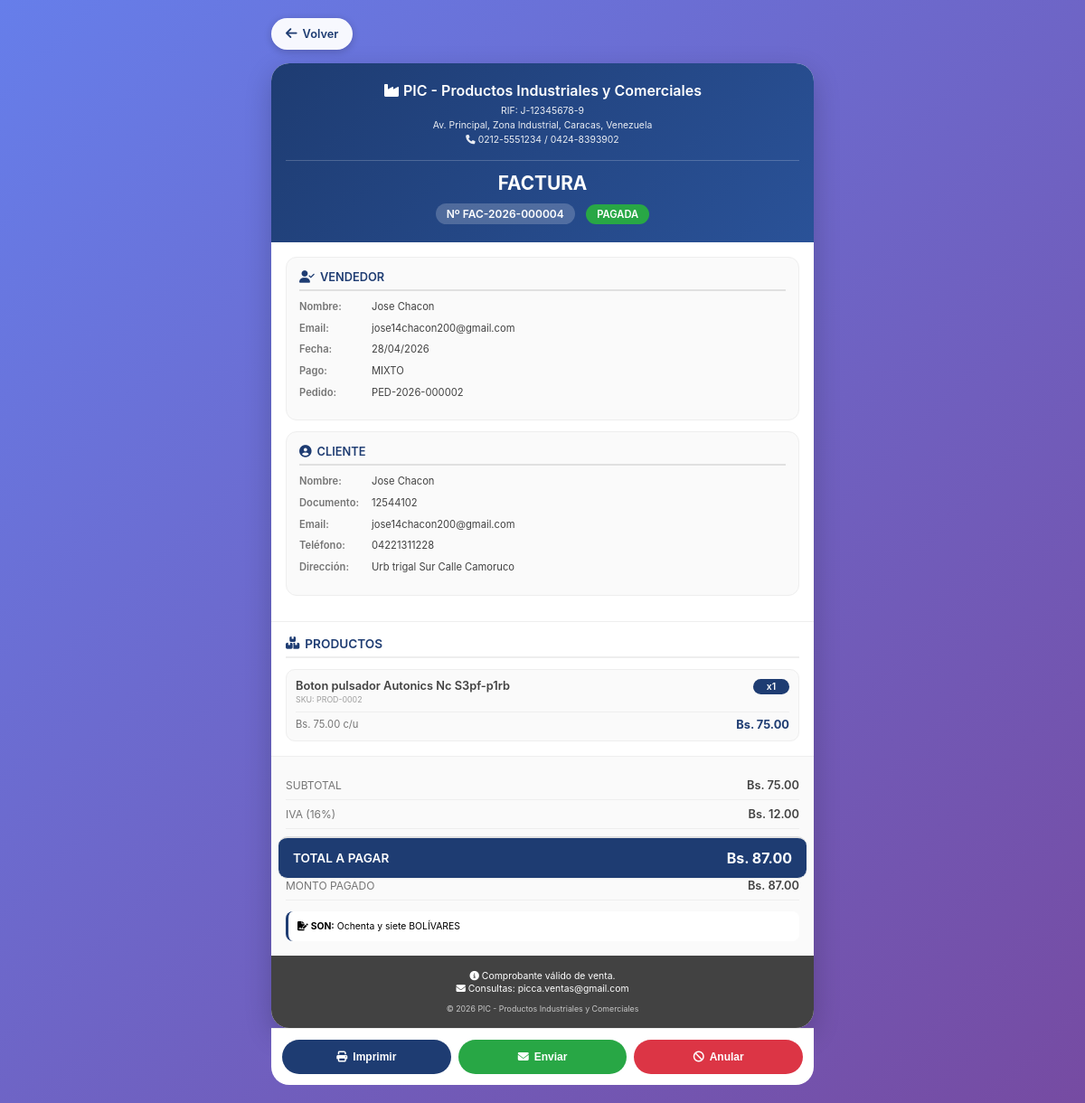
Page /facturacion/ver_factura.php?id=4 (signed in) on the committed database.
### tables this page shows
CREATE TABLE `facturas` (
  `id` int NOT NULL AUTO_INCREMENT,
  `pedido_id` int DEFAULT NULL,
  `cliente_id` int NOT NULL,
  `numero_factura` varchar(20) NOT NULL,
  `fecha_emision` datetime DEFAULT CURRENT_TIMESTAMP,
  `fecha_vencimiento` date DEFAULT NULL,
  `subtotal` decimal(10,2) DEFAULT '0.00',
  `iva` decimal(10,2) DEFAULT '0.00',
  `total` decimal(10,2) NOT NULL DEFAULT '0.00',
  `metodo_pago` varchar(50) DEFAULT NULL,
  `estado` enum('pendiente','pagada','anulada') DEFAULT 'pendiente',
  `usuario_id` int DEFAULT NULL,
  `created_at` timestamp NULL DEFAULT CURRENT_TIMESTAMP,
  PRIMARY KEY (`id`),
  UNIQUE KEY `numero_factura` (`numero_factura`),
  UNIQUE KEY `pedido_id` (`pedido_id`),
  KEY `cliente_id` (`cliente_id`),
  CONSTRAINT `facturas_ibfk_1` FOREIGN KEY (`pedido_id`) REFERENCES `pedidos` (`id`) ON DELETE SET NULL,
  CONSTRAINT `facturas_ibfk_2` FOREIGN KEY (`cliente_id`) REFERENCES `clientes` (`id`) ON DELETE CASCADE
);

CREATE TABLE `users` (
  `id` int NOT NULL AUTO_INCREMENT,
  `nombre` varchar(100) NOT NULL,
  `correo` varchar(100) NOT NULL,
  `password` varchar(255) NOT NULL,
  `direccion` varchar(255) DEFAULT NULL,
  `estado` varchar(20) DEFAULT 'activo',
  `cedula` varchar(20) DEFAULT NULL,
  `telefono` varchar(20) DEFAULT NULL,
  `foto_perfil` varchar(255) DEFAULT NULL,
  `rol` varchar(20) DEFAULT 'usuario',
  `is_active` tinyint(1) DEFAULT '1',
  `email_verified` tinyint(1) DEFAULT '0',
  `verification_token` varchar(255) DEFAULT NULL,
  `last_login` datetime DEFAULT NULL,
  `created_at` timestamp NULL DEFAULT CURRENT_TIMESTAMP,
  PRIMARY KEY (`id`),
  UNIQUE KEY `correo` (`correo`),
  UNIQUE KEY `cedula` (`cedula`),
  KEY `idx_users_estado` (`estado`),
  KEY `idx_users_correo` (`correo`)
);

CREATE TABLE `pedidos` (
  `id` int NOT NULL AUTO_INCREMENT,
  `cliente_id` int DEFAULT NULL,
  `usuario_id` int DEFAULT NULL,
  `numero_pedido` varchar(20) NOT NULL,
  `fecha_pedido` datetime DEFAULT CURRENT_TIMESTAMP,
  `subtotal` decimal(10,2) NOT NULL DEFAULT '0.00',
  `impuesto` decimal(10,2) NOT NULL DEFAULT '0.00',
  `iva` decimal(10,2) NOT NULL DEFAULT '0.00',
  `total` decimal(10,2) NOT NULL DEFAULT '0.00',
  `estado` enum('pendiente','procesando','enviado','entregado','cancelado','facturado') DEFAULT 'pendiente',
  `metodo_pago` varchar(50) DEFAULT NULL,
  `referencia_pago` varchar(100) DEFAULT NULL,
  `comprobante_pago` varchar(255) DEFAULT NULL,
  `notas_cliente` text,
  `notas_internas` text,
  `observaciones` text,
  `fecha_facturacion` datetime DEFAULT NULL,
  `direccion_envio` text,
  `created_at` timestamp NULL DEFAULT CURRENT_TIMESTAMP,
  `updated_at` timestamp NULL DEFAULT CURRENT_TIMESTAMP ON UPDATE CURRENT_TIMESTAMP,
  PRIMARY KEY (`id`),
  UNIQUE KEY `numero_pedido` (`numero_pedido`),
  KEY `cliente_id` (`cliente_id`),
  KEY `usuario_id` (`usuario_id`),
  CONSTRAINT `pedidos_ibfk_1` FOREIGN KEY (`cliente_id`) REFERENCES `clientes` (`id`) ON DELETE SET NULL,
  CONSTRAINT `pedidos_ibfk_2` FOREIGN KEY (`usuario_id`) REFERENCES `users` (`id`) ON DELETE SET NULL
);

CREATE TABLE `clientes` (
  `id` int NOT NULL AUTO_INCREMENT,
  `tipo_documento` enum('cedula','ruc','pasaporte','dni') DEFAULT 'cedula',
  `documento` varchar(20) NOT NULL,
  `nombre` varchar(100) NOT NULL,
  `email` varchar(100) NOT NULL,
  `telefono` varchar(20) DEFAULT NULL,
  `direccion` text,
  `ciudad` varchar(50) DEFAULT NULL,
  `estado` enum('activo','inactivo','moroso') DEFAULT 'activo',
  `fecha_registro` datetime DEFAULT CURRENT_TIMESTAMP,
  PRIMARY KEY (`id`),
  UNIQUE KEY `documento` (`documento`)
);

CREATE TABLE `factura_detalles` (
  `id` int NOT NULL AUTO_INCREMENT,
  `factura_id` int NOT NULL,
  `producto_id` int NOT NULL,
  `cantidad` int NOT NULL DEFAULT '1',
  `precio_unitario` decimal(10,2) NOT NULL DEFAULT '0.00',
  `subtotal` decimal(10,2) NOT NULL DEFAULT '0.00',
  PRIMARY KEY (`id`),
  KEY `factura_id` (`factura_id`),
  KEY `producto_id` (`producto_id`),
  CONSTRAINT `factura_detalles_ibfk_1` FOREIGN KEY (`factura_id`) REFERENCES `facturas` (`id`) ON DELETE CASCADE,
  CONSTRAINT `factura_detalles_ibfk_2` FOREIGN KEY (`producto_id`) REFERENCES `products` (`id`) ON DELETE CASCADE
);

CREATE TABLE `products` (
  `id` int NOT NULL AUTO_INCREMENT,
  `sku` varchar(100) DEFAULT NULL,
  `name` varchar(255) NOT NULL,
  `price` decimal(10,2) NOT NULL,
  `image_url` varchar(512) DEFAULT NULL,
  `description` text,
  `category` varchar(100) DEFAULT 'General',
  `rating` decimal(2,1) DEFAULT '0.0',
  `views_count` int DEFAULT '0',
  `specs` text,
  `stock` int DEFAULT '0',
  `is_featured` tinyint(1) DEFAULT '0',
  `weight` decimal(10,2) DEFAULT '0.00',
  `dimensions` varchar(100) DEFAULT NULL,
  `currency` varchar(3) DEFAULT 'Bs',
  `created_at` timestamp NULL DEFAULT CURRENT_TIMESTAMP,
  `updated_at` timestamp NULL DEFAULT CURRENT_TIMESTAMP ON UPDATE CURRENT_TIMESTAMP,
  PRIMARY KEY (`id`),
  UNIQUE KEY `sku` (`sku`)
);

### facturacion/ver_factura.php (the view, shortened to what the rows shown need)
<?php
$host = 'localhost';
$dbname = 'carrito_db';
$username = 'root';
$password = '';
try {
    $pdo = new PDO("mysql:host=$host;dbname=$dbname;charset=utf8", $username, $password);
    $pdo->setAttribute(PDO::ATTR_ERRMODE, PDO::ERRMODE_EXCEPTION);
    $pdo->setAttribute(PDO::ATTR_DEFAULT_FETCH_MODE, PDO::FETCH_ASSOC);
    $pdo->exec("SET time_zone = '-04:00'");
} catch (PDOException $e) {
    die("Error de conexión: " . htmlspecialchars($e->getMessage()));
}
$factura_id = $_GET['id'] ?? 0;
try {
    $stmt = $pdo->prepare("
        SELECT f.*,
               c.nombre as cliente_nombre,
               c.documento as cliente_documento,
               c.email as cliente_email,
               c.telefono as cliente_telefono,
               c.direccion as cliente_direccion,
               c.ciudad as cliente_ciudad,
               u.nombre as vendedor_nombre,
               u.correo as vendedor_email,
               p.numero_pedido,
               p.metodo_pago as pedido_metodo_pago,
               p.created_at as fecha_pedido,
               p.notas_internas as pedido_notas,
               p.observaciones
        FROM facturas f
        LEFT JOIN clientes c ON f.cliente_id = c.id
        LEFT JOIN users u ON f.usuario_id = u.id
        LEFT JOIN pedidos p ON f.pedido_id = p.id
        WHERE f.id = ?
    ");
    $stmt->execute([$factura_id]);
    $factura = $stmt->fetch();
    $metodo_pago_real = $factura['metodo_pago'];
    if (!empty($factura['pedido_metodo_pago']) && $factura['pedido_metodo_pago'] !== 'transferencia') {
        $metodo_pago_real = $factura['pedido_metodo_pago'];
    }
    $stmt = $pdo->prepare("
        SELECT fd.*,
               p.name as producto_nombre,
               p.sku,
               p.category as categoria,
               p.description as producto_descripcion
        FROM factura_detalles fd
        LEFT JOIN products p ON fd.producto_id = p.id
        WHERE fd.factura_id = ?
        ORDER BY fd.id
    ");
    $stmt->execute([$factura_id]);
    $detalles = $stmt->fetchAll();
    $total_pagado = ($factura['estado'] === 'pagada') ? $factura['total'] : 0;
} catch (PDOException $e) {
    die("Error: " . htmlspecialchars($e->getMessage()));
}
function getMetodoPagoLegible($metodo) {
    $metodo = strtolower(trim($metodo));
    $mapa = [
        'efectivo' => 'EFECTIVO',
        'transferencia' => 'TRANSFERENCIA',
        'transferencia_bancaria' => 'TRANSFERENCIA',
        'pago_movil' => 'PAGO MÓVIL',
        'pago movil' => 'PAGO MÓVIL',
        'mixto' => 'MIXTO',
        'tarjeta' => 'TARJETA',
        'paypal' => 'PAYPAL',
        'zelle' => 'ZELLE',
        'cheque' => 'CHEQUE'
    ];
    return $mapa[$metodo] ?? strtoupper($metodo);
}
function numeroALetras($numero) {
    $formatter = new NumberFormatter("es", NumberFormatter::SPELLOUT);
    $entero = floor($numero);
    $decimal = round(($numero - $entero) * 100);
    $texto = ucfirst($formatter->format($entero)) . " BOLÍVARES";
    return $texto;
}
function formatearFecha($fecha) {
    return date('d/m/Y', strtotime($fecha));
}
function getEstadoBadge($estado) {
    $estados = [
        'pagada' => ['class' => 'success', 'text' => 'PAGADA'],
        'pendiente' => ['class' => 'warning', 'text' => 'PENDIENTE'],
        'anulada' => ['class' => 'danger', 'text' => 'ANULADA']
    ];
    $estado_key = strtolower($estado);
    $info = $estados[$estado_key] ?? ['class' => 'secondary', 'text' => strtoupper($estado)];
    return '<span class="badge badge-' . $info['class'] . '">' . $info['text'] . '</span>';
}
$metodo_pago_mostrar = getMetodoPagoLegible($metodo_pago_real);
$empresa_nombre = "PIC - Productos Industriales y Comerciales";
?>
<!DOCTYPE html>
<html lang="es">
<head>
    <link rel="stylesheet" href="https://cdnjs.cloudflare.com/ajax/libs/font-awesome/6.4.0/css/all.min.css">
</head>
<body>
    <div class="invoice-container">
        <div class="invoice">
            <div class="invoice-header">
                <div class="company-info">
                    <h1><i class="fas fa-industry"></i> <?php echo htmlspecialchars($empresa_nombre); ?></h1>
                </div>
                <div class="invoice-title">
                    <h2>FACTURA</h2>
                    <div>
                        <span class="invoice-number">Nº <?php echo htmlspecialchars($factura['numero_factura']); ?></span>
                        <?php echo getEstadoBadge($factura['estado']); ?>
                    </div>
                </div>
            </div>
            <div class="info-sections">
                <div class="info-block">
                    <div class="info-row">
                        <span class="info-label">Nombre:</span>
                        <span class="info-value"><?php echo htmlspecialchars($factura['vendedor_nombre'] ?? 'Sistema'); ?></span>
                    </div>
                    <div class="info-row">
                        <span class="info-label">Email:</span>
                        <span class="info-value"><?php echo htmlspecialchars($factura['vendedor_email'] ?? 'No especificado'); ?></span>
                    </div>
                    <div class="info-row">
                        <span class="info-label">Fecha:</span>
                        <span class="info-value"><?php echo formatearFecha($factura['fecha_emision']); ?></span>
                    </div>
                    <div class="info-row">
                        <span class="info-label">Pago:</span>
                        <span class="info-value"><?php echo $metodo_pago_mostrar; ?></span>
                    </div>
                    <?php if (!empty($factura['numero_pedido'])): ?>
                    <div class="info-row">
                        <span class="info-label">Pedido:</span>
                        <span class="info-value"><?php echo htmlspecialchars($factura['numero_pedido']); ?></span>
                    </div>
                    <?php endif; ?>
                </div>
                <div class="info-block">
                    <div class="info-row">
                        <span class="info-label">Nombre:</span>
                        <span class="info-value"><?php echo htmlspecialchars($factura['cliente_nombre'] ?? 'No especificado'); ?></span>
                    </div>
                    <div class="info-row">
                        <span class="info-label">Documento:</span>
                        <span class="info-value"><?php echo htmlspecialchars($factura['cliente_documento'] ?? 'No especificado'); ?></span>
                    </div>
                    <div class="info-row">
                        <span class="info-label">Email:</span>
                        <span class="info-value"><?php echo htmlspecialchars($factura['cliente_email'] ?? 'No especificado'); ?></span>
                    </div>
                    <div class="info-row">
                        <span class="info-label">Teléfono:</span>
                        <span class="info-value"><?php echo htmlspecialchars($factura['cliente_telefono'] ?? 'No especificado'); ?></span>
                    </div>
                    <div class="info-row">
                        <span class="info-label">Dirección:</span>
                        <span class="info-value"><?php echo htmlspecialchars($factura['cliente_direccion'] ?? 'No especificada'); ?></span>
                    </div>
                </div>
            </div>
            <div class="products-section">
                <div class="products-list">
                    <?php if (empty($detalles)): ?>
                    <div style="text-align: center; padding: 30px; color: var(--gray-500);">
                        <i class="fas fa-box-open" style="font-size: 2rem; margin-bottom: 10px; display: block;"></i>
                        Sin productos registrados
                    </div>
                    <?php else: ?>
                        <?php foreach ($detalles as $index => $detalle): ?>
                        <div class="product-item">
                            <div class="product-header">
                                <div>
                                    <div class="product-name"><?php echo htmlspecialchars($detalle['producto_nombre'] ?? 'Producto no disponible'); ?></div>
                                    <?php if (!empty($detalle['sku'])): ?>
                                    <div class="product-sku">SKU: <?php echo htmlspecialchars($detalle['sku']); ?></div>
                                    <?php endif; ?>
                                </div>
                                <div class="product-qty">x<?php echo number_format($detalle['cantidad'] ?? 0); ?></div>
                            </div>
                            <div class="product-footer">
                                <div class="product-price">Bs. <?php echo number_format($detalle['precio_unitario'] ?? 0, 2); ?> c/u</div>
                                <div class="product-subtotal">Bs. <?php echo number_format($detalle['subtotal'] ?? 0, 2); ?></div>
                            </div>
                        </div>
                        <?php endforeach; ?>
                    <?php endif; ?>
                </div>
            </div>
            <div class="totals-section">
                <div class="total-line">
                    <span>SUBTOTAL</span>
                    <span>Bs. <?php echo number_format($factura['subtotal'] ?? 0, 2); ?></span>
                </div>
                <div class="total-line">
                    <span>IVA (16%)</span>
                    <span>Bs. <?php echo number_format($factura['iva'] ?? 0, 2); ?></span>
                </div>
                <div class="total-line grand-total">
                    <span>TOTAL A PAGAR</span>
                    <span>Bs. <?php echo number_format($factura['total'] ?? 0, 2); ?></span>
                </div>
                <div class="total-line">
                    <span>MONTO PAGADO</span>
                    <span>Bs. <?php echo number_format($total_pagado, 2); ?></span>
                </div>
                <div class="amount-words">
                    <i class="fas fa-file-signature"></i> <strong>SON:</strong> <?php echo numeroALetras($factura['total'] ?? 0); ?>
                </div>
            </div>
        </div>
    </div>
</body>
</html>

### rows in the picture
facturas: numero_factura "FAC-2026-000004", estado "PAGADA", users.nombre "Jose Chacon", users.correo "jose14chacon200@gmail.com", fecha_emision "28/04/2026", pedido.metodo_pago "MIXTO", pedido.numero_pedido "PED-2026-000002", cliente.nombre "Jose Chacon", cliente.documento "12544102", cliente.email "jose14chacon200@gmail.com", cliente.telefono "04221311228", cliente.direccion "Urb trigal Sur Calle Camoruco", subtotal "75.00", iva "12.00", total "87.00", total "Ochenta y siete BOLÍVARES"
factura_detalles: producto.name "Boton pulsador Autonics Nc S3pf-p1rb", producto.sku "PROD-0002", cantidad "1", precio_unitario "75.00", subtotal "75.00"

### other values in the picture
$empresa_nombre "PIC - Productos Industriales y Comerciales"
$empresa_rif "J-12345678-9"
$empresa_direccion "Av. Principal, Zona Industrial, Caracas, Venezuela"
$empresa_telefono "0212-5551234 / 0424-8393902"
$empresa_email "picca.ventas@gmail.com"
